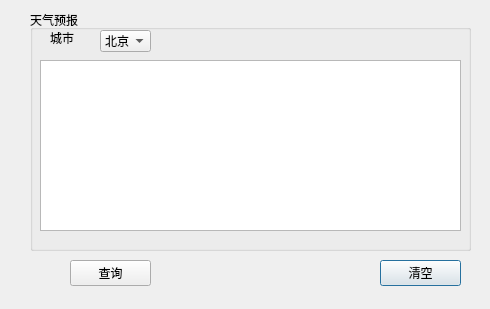
<?xml version="1.0" encoding="UTF-8"?>
<ui version="4.0">
 <class>Dialog</class>
 <widget class="QDialog" name="Dialog">
  <property name="geometry">
   <rect>
    <x>0</x>
    <y>0</y>
    <width>490</width>
    <height>309</height>
   </rect>
  </property>
  <property name="sizePolicy">
   <sizepolicy hsizetype="Fixed" vsizetype="Fixed">
    <horstretch>1</horstretch>
    <verstretch>1</verstretch>
   </sizepolicy>
  </property>
  <property name="minimumSize">
   <size>
    <width>490</width>
    <height>309</height>
   </size>
  </property>
  <property name="maximumSize">
   <size>
    <width>16777215</width>
    <height>16777210</height>
   </size>
  </property>
  <property name="windowTitle">
   <string>Dialog</string>
  </property>
  <widget class="QPushButton" name="ClearButton">
   <property name="geometry">
    <rect>
     <x>380</x>
     <y>260</y>
     <width>81</width>
     <height>26</height>
    </rect>
   </property>
   <property name="text">
    <string>清空</string>
   </property>
  </widget>
  <widget class="QGroupBox" name="groupBox">
   <property name="geometry">
    <rect>
     <x>30</x>
     <y>10</y>
     <width>441</width>
     <height>241</height>
    </rect>
   </property>
   <property name="title">
    <string>天气预报</string>
   </property>
   <property name="flat">
    <bool>false</bool>
   </property>
   <property name="checkable">
    <bool>false</bool>
   </property>
   <widget class="QComboBox" name="comboBox">
    <property name="geometry">
     <rect>
      <x>70</x>
      <y>20</y>
      <width>51</width>
      <height>22</height>
     </rect>
    </property>
    <item>
     <property name="text">
      <string>北京</string>
     </property>
    </item>
    <item>
     <property name="text">
      <string>长沙</string>
     </property>
    </item>
    <item>
     <property name="text">
      <string>郴州</string>
     </property>
    </item>
   </widget>
   <widget class="QLabel" name="label">
    <property name="geometry">
     <rect>
      <x>20</x>
      <y>20</y>
      <width>60</width>
      <height>16</height>
     </rect>
    </property>
    <property name="text">
     <string>城市</string>
    </property>
   </widget>
   <widget class="QTextEdit" name="textEdit">
    <property name="geometry">
     <rect>
      <x>10</x>
      <y>50</y>
      <width>421</width>
      <height>171</height>
     </rect>
    </property>
   </widget>
  </widget>
  <widget class="QPushButton" name="QueryButton">
   <property name="geometry">
    <rect>
     <x>70</x>
     <y>260</y>
     <width>81</width>
     <height>26</height>
    </rect>
   </property>
   <property name="text">
    <string>查询</string>
   </property>
  </widget>
 </widget>
 <resources/>
 <connections/>
</ui>
